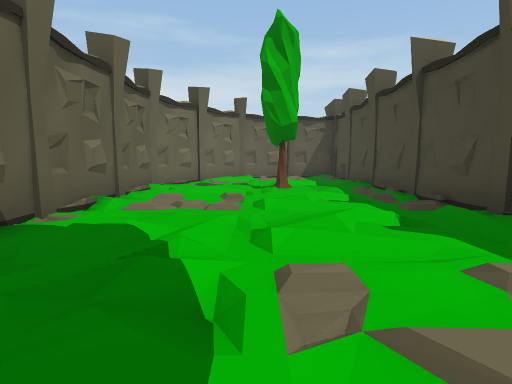
[1] (above)

19 first-person views from a walk through a 3-D level made in the Unity game engine. The camera is 1.4 m above the floor, tilts 6° down and sees 80° across. The floor is counted in squares, 2 m on a side. Each view is taken from the middle of a square. On the plan, view 1 faces up. The plan holds only what a view shows up to about 10 squares ahead; the rest is blank. The place goes on beyond the plan.

[2]
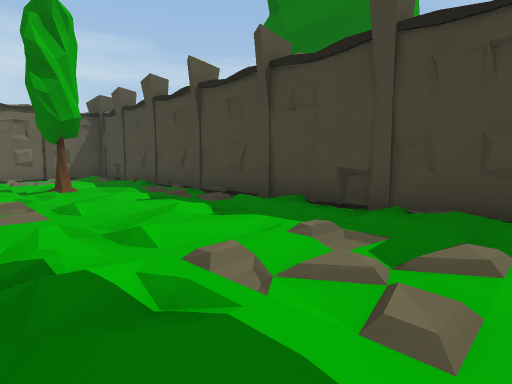

[3]
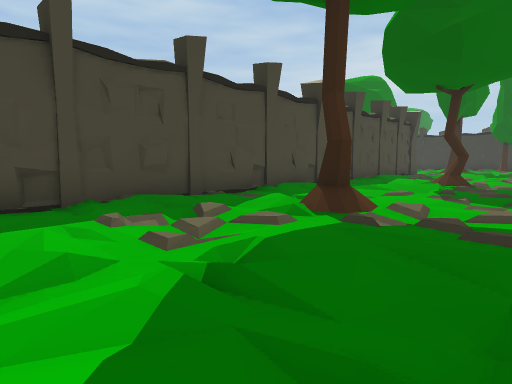

[4]
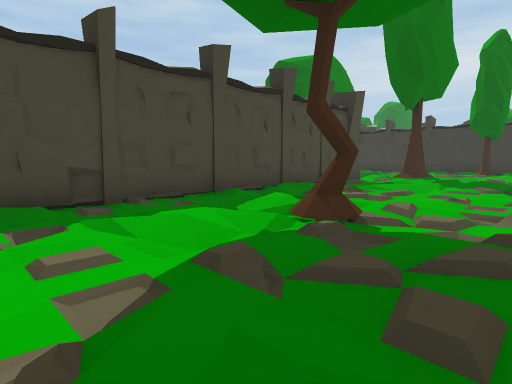

[5]
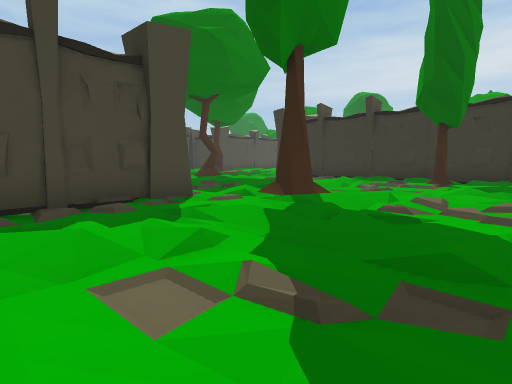

[6]
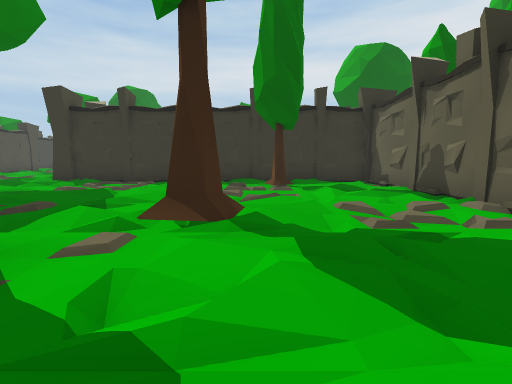

[7]
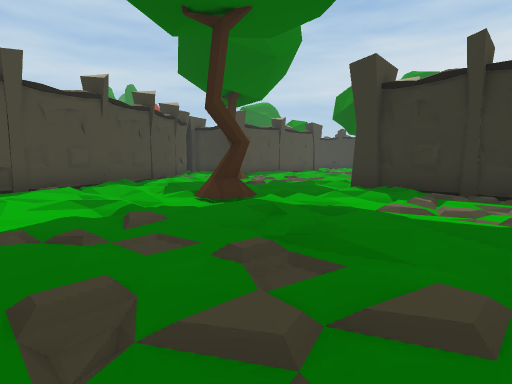

[8]
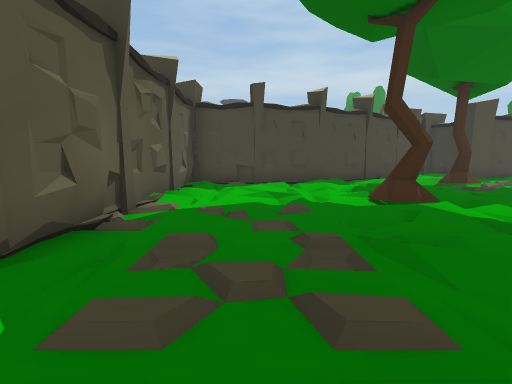

[9]
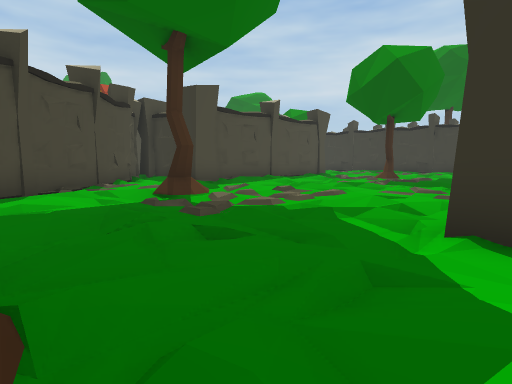

[10]
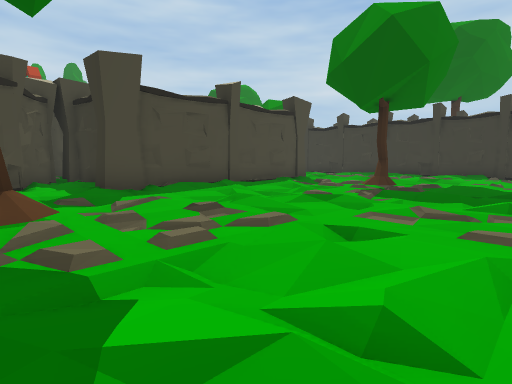

[11]
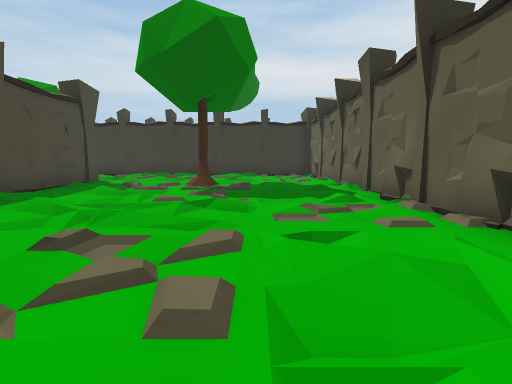

[12]
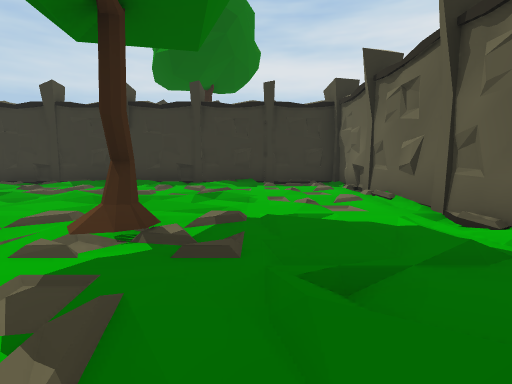

[13]
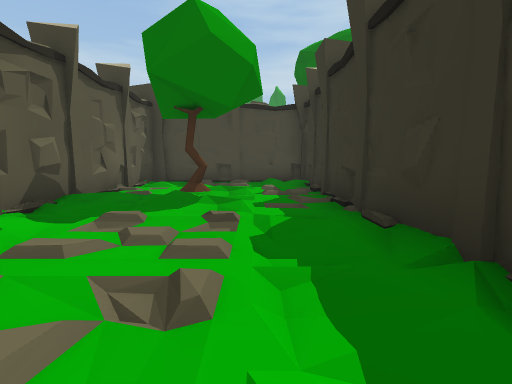

[14]
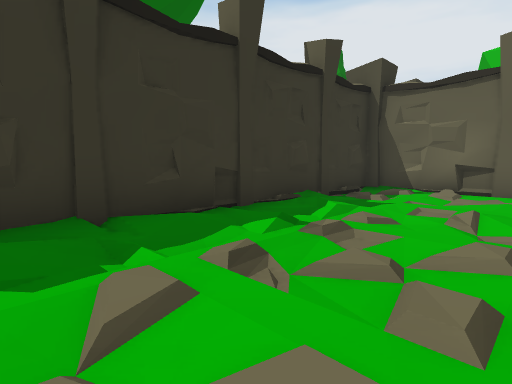

[15]
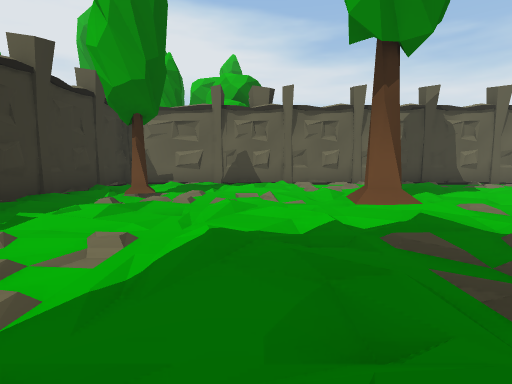

[16]
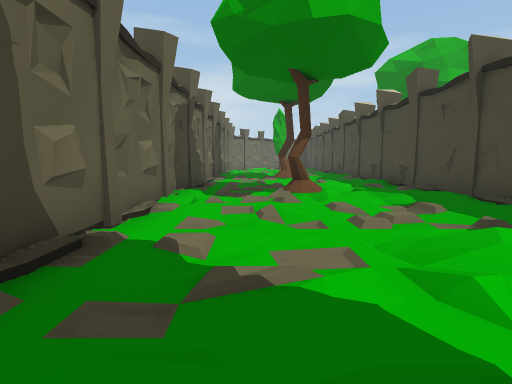

[17]
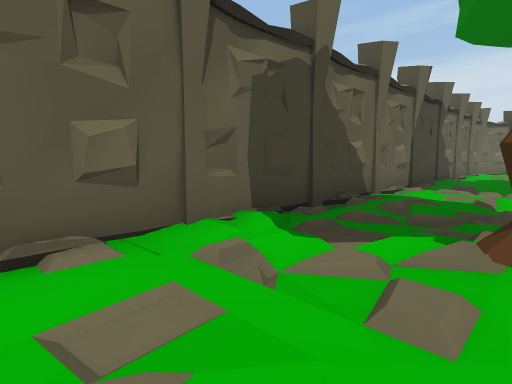

[18]
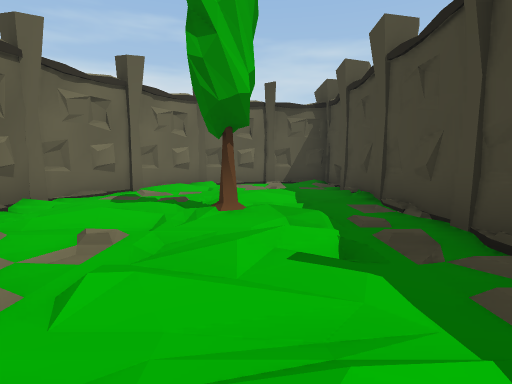

[19]
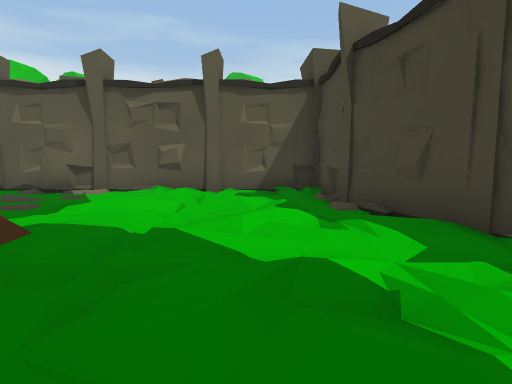

### Floor plan
Key: @ floor where view 1 was taken; # wall or solid block; . main floor; : floor 0.25 m higher than the main floor; / step, stairs or slope; P pillar; T tree; O other object.
Columns run from 4 left of view 1 to 22 right of it. Each row starts with its distance up from view 1.
 13      P#
 12    P#...#
 11   ##...P#
 10   P.....#
  9  #...:.##
  8  P.....P
  7  #.:.T.#     T
  6  P.../.PP    TT
  5  #.....#
  4  P......P
  3  #......#
  2  P.....P#
  1  #.....:#
  0  #..@..P
 -1  P..T..#
 -2  #.....#
 -3  P.....P#
 -4  #.....#
 -5  P.....P
 -6  #..T..##
 -7  P.....P#
 -8  #......#
 -9  P.....P#
-10  #.....PP
-11  #.....##
-12  P......#
-13  #.....PP##PP#P##P
-14  P...............#
-15  #....T......:...P
-16  P...../.........#
-17 P#........../:...P
-18  P..........T/....#
-19  #.........:......P#
-20 T#..T..............#P
-21  P:#:#PP .#P.:..T..PP
-22  PP PPPP P  .........P#
-23            O.........:/P
-24            #.......P ##P
-25            #...:...:#
-26            P........#
-27            #........P
-28            P..../...#
-29            #...T/...#
-30            P........######P
-31            #...:...P//P.P#P
-32            #..............#
-33      TT    P.........:T:..P
-34            #..............#
-35            P.............:#
-36             ##P#P#P#P#PPP#P

Positions as (right, up) in squares from view 1, and headings:
1: (0, 0), facing up
2: (-1, 0), facing up-right
3: (-2, 3), facing down-right
4: (-2, -3), facing down-right
5: (-2, -10), facing down-right
6: (1, -11), facing down
7: (4, -14), facing down-right
8: (3, -15), facing right
9: (7, -18), facing down-right
10: (8, -21), facing down-right
11: (10, -21), facing down
12: (10, -26), facing down
13: (12, -34), facing right
14: (15, -32), facing down-left
15: (7, -17), facing left
16: (-1, -13), facing up
17: (0, -9), facing up-left
18: (1, 3), facing up
19: (11, -20), facing up
